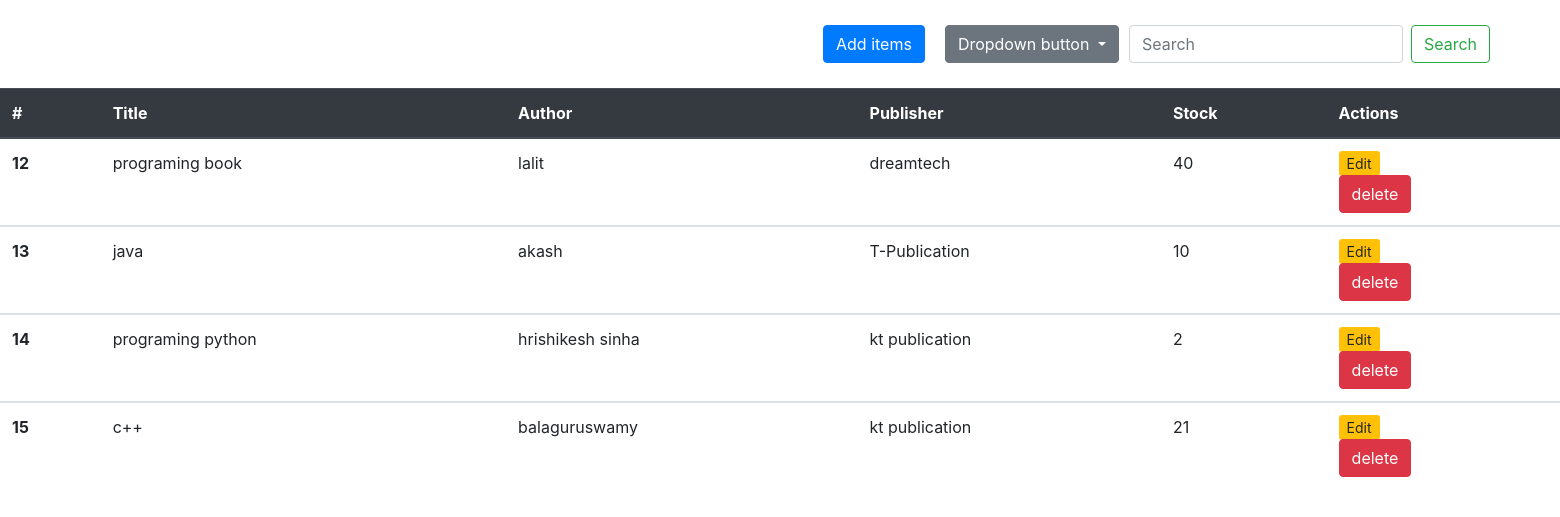
The page / on the database its author committed.
### home/models.py (models this page shows)
class Books(models.Model):
    sno=models.AutoField(primary_key=True)
    title=models.CharField(max_length=100)
    author=models.CharField(max_length=120)
    publisher=models.CharField(max_length=100)
    stock=models.IntegerField(max_length=100)

### home/views.py (the view)
# urls.py: 2. Add a URL to urlpatterns:  path('', views.home, name='home')
def home(request):
    allbooks=Books.objects.all()
    context={
        'allbooks':allbooks
    }
    return render(request,'index.html',context)

### templates/index.html (shortened to what this page needs)
{% extends 'base.html' %}
{% block body %}
<div class="container">
    <button id="add" class="btn btn-primary">Add items</button>
    <div class="dropdown">
        <button class="btn btn-secondary dropdown-toggle" type="button" id="dropdownMenuButton" data-toggle="dropdown"
            aria-haspopup="true" aria-expanded="false">
            Dropdown button
        </button>
    </div>
    <form method="get" action="/search" class="form-inline my-2 my-lg-0" class="search">
        <input class="form-control mr-sm-2" type="search" placeholder="Search" aria-label="Search" name="query"
            id="query">
        <button class="btn btn-outline-success my-2 my-sm-0" type="submit">Search</button>
    </form>
</div>
<table class="table">
    <thead class="thead-dark">
        <tr>
            <th scope="col">#</th>
            <th scope="col">Title</th>
            <th scope="col">Author</th>
            <th scope="col">Publisher</th>
            <th scope="col">Stock</th>
            <th scope="col">Actions</th>
        </tr>
    </thead>
    {%for items in allbooks%}
    <tbody>
        <tr>
            <th scope="row">{{items.sno}}</th>
            <td>{{items.title}}</td>
            <td>{{items.author}}</td>
            <td>{{items.publisher}}</td>
            <td>{{items.stock}}</td>
            <td><a href="{% url 'updatedata' items.sno%}" class="btn-warning btn-sm" id="update">Edit</a>
                <form action="{% url 'deletedata' items.sno%}" method="post">{% csrf_token %}<input type="submit"
                        class="btn btn-danger" value="delete"></form>
            </td>
        </tr>
    </tbody>
    {%endfor%}
</table>
{% endblock body %}

### templates/base.html (shortened to what this page needs)
<!doctype html>
<html lang="en">
  <head>
    <link rel="stylesheet" href="https://stackpath.bootstrapcdn.com/bootstrap/4.5.2/css/bootstrap.min.css">
  </head>
  <body>
  {% block body %}
    {% endblock body %}
  </body>
</html>

### templates/index.html (style rules this page uses)
* { margin: 0; padding: 0; }
.container { display: flex; margin: 15px; margin-left: 798px; }
#add { margin: 10px; }
.dropdown { margin: 10px; }

### rows shown on the page
Books: sno "12", title "programing book", author "lalit", publisher "dreamtech", stock "40"
Books: sno "13", title "java", author "akash", publisher "T-Publication", stock "10"
Books: sno "14", title "programing python", author "hrishikesh sinha", publisher "kt publication", stock "2"
Books: sno "15", title "c++", author "balaguruswamy", publisher "kt publication", stock "21"
